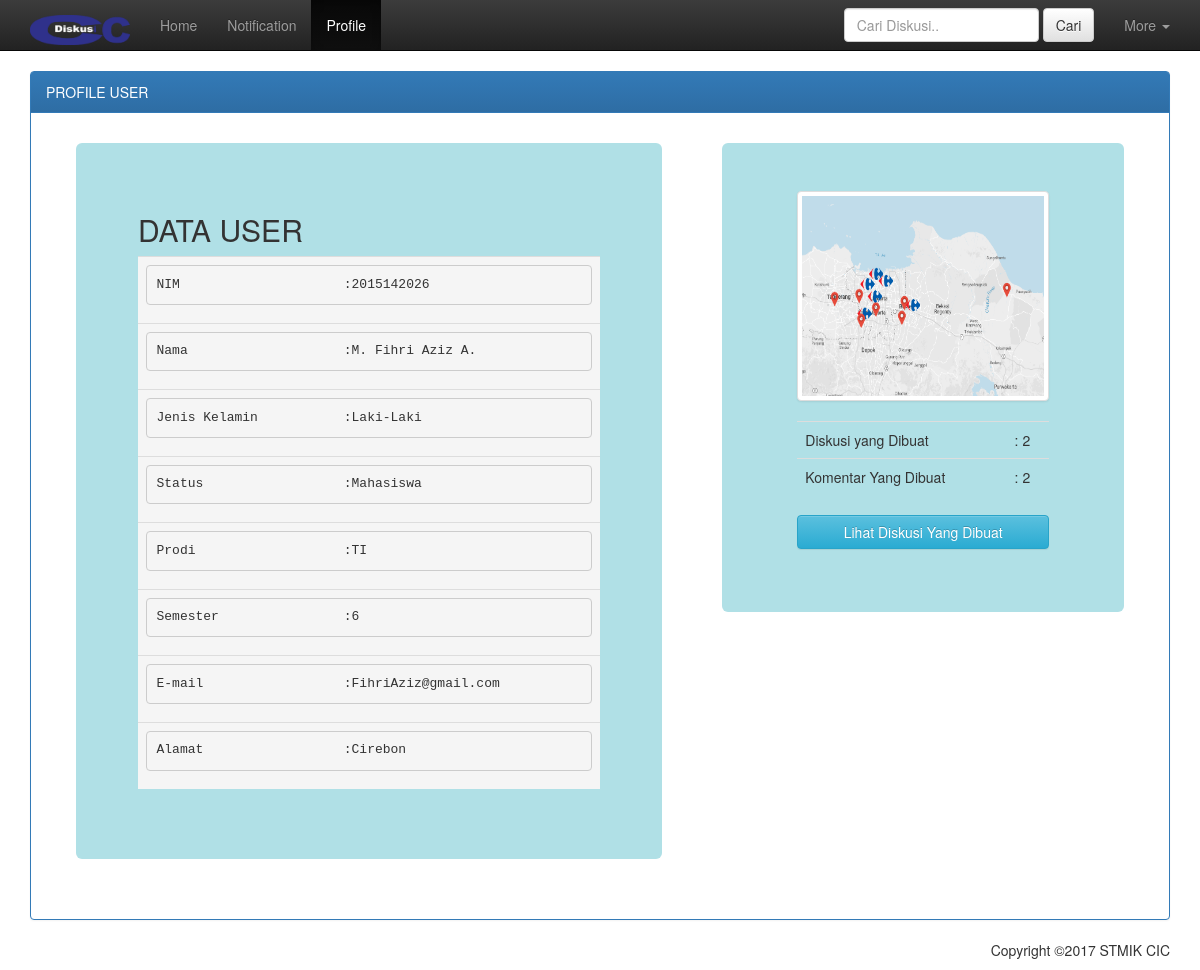
Page /Main/profil_other/2 on the committed database.
### tables this page shows
CREATE TABLE `mhs` (
  `id_mhs` int(11) NOT NULL,
  `id_user` int(11) NOT NULL,
  `nim` varchar(10) NOT NULL,
  `nama` varchar(30) NOT NULL,
  `jk` varchar(255) NOT NULL,
  `status` varchar(255) NOT NULL,
  `prodi` varchar(20) NOT NULL,
  `semester` int(11) NOT NULL,
  `email` varchar(30) NOT NULL,
  `alamat` varchar(100) NOT NULL,
  `foto` varchar(255) NOT NULL DEFAULT 'kosong.jpg'
);

CREATE TABLE `user` (
  `id_user` int(11) NOT NULL,
  `username` varchar(20) NOT NULL,
  `password` varchar(20) NOT NULL
);

### application/controllers/Main.php (called while the page is built, shortened)
<?php
class Main extends CI_Controller {
	function __construct(){
		$this->load->model('M_main');
	}
	public function profil_other(){
		$id = $this->uri->segment('3');
		$data['diskusi'] = $this->M_main->ambil_jml_diskusi($id);
		$data['data_user'] = $this->M_main->ambil_data_user($id);
		$data['komen'] = $this->M_main->ambil_jml_komen($id);
		$data['data_mhs'] = $this->M_main->ambil_data($id);
		$data['data_dsn'] = $this->M_main->ambil_data_dsn($id);
		$this->load->view('profile',$data);
	}
}

### index.php (called while the page is built, shortened)
<?php
require_once BASEPATH.'core/CodeIgniter.php';

### application/models/M_main.php (called while the page is built, shortened)
<?php
class M_main extends CI_Model
{
	function ambil_jml_diskusi($id){
		$this->db->where('id_user', $id);
		$query = $this->db->get('diskusi');
		$total = $query->num_rows();
		return $total;
	}
	function ambil_jml_komen($id){
		$this->db->where('id_user', $id);
		$query = $this->db->get('komentar');
		$total = $query->num_rows();
		return $total;
	}
	function ambil_data($id){
		$this->db->where('id_user', $id);
		$query = $this->db->get('mhs');
		return $query;
	}
	function ambil_data_user($id){
		$this->db->where('id_user', $id);
		$query = $this->db->get('user');
		return $query;
	}
	function ambil_data_dsn($id){
		$this->db->where('id_user', $id);
		$query = $this->db->get('dsn');
		return $query;
	}
}
?>

### application/views/profile.php (the view, shortened to what this page needs)
?><!DOCTYPE html>
<html>
<head>
	<link rel="stylesheet" href="<?php echo base_url('assets/bootstrap/css/bootstrap.min.css')?>">
	<link rel="stylesheet" href="<?php echo base_url('assets/bootstrap/css/bootstrap-theme.min.css')?>">
</head>
<body>
<div class="navbar navbar-inverse navbar-static-top" role="navigation">
	<div class="container">
		<div class="navbar-header">
			<a href="<?php echo base_url('Main')?>" class="navbar-brand"><img src="<?php echo base_url('assets/pic_sys/logo.png')?>" style="width: 100px; height: 30px;"></a>
		</div>
		<div class="navbar-collapse collapse">
			<ul class="nav navbar-nav">
				<li><a href="<?php echo base_url('Main')?>">Home</a></li>
				<li class="dropdown" id="notif">
					<a href="#" class="dropdown-toggle" data-toggle="dropdown">Notification<span class="label label-pill label-danger" id="count"></span></a>
				</li>
				<li class="active"><a href="<?php echo base_url('Main/profile')?>">Profile</a></li>
			</ul>
			<ul class="nav navbar-nav navbar-right">
				<li class="dropdown">
					<a href="#" class="dropdown-toggle" data-toggle="dropdown">More <b class="caret"></b></a>
				</li>
			</ul>
			<form class="navbar-form navbar-right" method="get" action="<?php echo site_url('Main/cari')?>">
				<div class="form-group">
					<input type="text" name="cari" class="form-control" placeholder="Cari Diskusi..">
				</div>
				<button type="submit" class="btn btn-default">Cari</button>
			</form>
		</div>
	</div>
</div>
<div class="container">
	<div class="row">
		<div class="col-sm-12 col-xs-12">
			<div class="panel panel-primary">
				<div class="panel-heading">PROFILE USER</div>
				<div class="panel-body">
					<div class="col-md-7 col-sm-12 col-xs-12">
						<div class="panel-body">
							<div class="jumbotron" style="background-color: powderblue">
								<div class="container" style="padding: 2px;">
									<h2>DATA USER</h2>
									<table class="table table-hover col-sm-12 col-xs-12" >
										<?php
										if($data_mhs->num_rows()>0){
											foreach($data_mhs->result() as $row){
												$id1 = $this->session->userdata('id_user');
												$id2 = $row->id_user;
												?>
												<?php $foto = $row->foto; ?>
											<tr class="active">
												<td><pre>NIM			:<?php echo $row->nim; ?></pre></td>
											</tr>
											<tr class="active">
												<td><pre>Nama			:<?php echo $row->nama; ?></pre></td>
											</tr>
											<tr class="active">
												<td><pre>Jenis Kelamin		:<?php echo $row->jk; ?></pre></td>
											</tr>
											<tr class="active">
												<td><pre>Status			:<?php echo $row->status; ?></pre></td>
											</tr>
											<tr class="active">
												<td><pre>Prodi			:<?php echo $row->prodi; ?></pre></td>
											</tr>
											<tr class="active">
												<td><pre>Semester		:<?php echo $row->semester; ?></pre></td>
											</tr>
											<tr class="active">
												<td><pre>E-mail			:<?php echo $row->email; ?> <?php if($id1==$id2){ ?><a href="" data-toggle="modal" data-target="#modal-email" style="float: right;">Edit</a><?php } ?></pre></td>
											</tr>
											<tr class="active">
												<td><pre style="word-wrap: break-word;">Alamat			:<?php echo $row->alamat; ?></pre></td>
											</tr>
											<?php
											}
										}else if($data_dsn->num_rows()>0){
											foreach($data_dsn->result() as $row){
												$id1 = $this->session->userdata('id_user');
												$id2 = $row->id_user;
												?>
												<?php $foto = $row->foto; ?>
											<tr class="active">
												<td><pre>NIP		:<?php echo $row->nip; ?></pre></td>
											</tr>
											<tr class="active">
												<td><pre>Nama		:<?php echo $row->nama; ?></pre></td>
											</tr>
											<tr class="active">
												<td><pre>Jenis Kelamin		:<?php echo $row->jk; ?></pre></td>
											</tr>
											<tr class="active">
												<td><pre>Status			:<?php echo $row->status; ?></pre></td>
											</tr>
											<tr class="active">
												<td><pre>E-mail		:<?php echo $row->email; ?> <?php if($id1==$id2){ ?><a href="" data-toggle="modal" data-target="#modal-email" style="float: right;">Edit</a><?php } ?></pre></td>
											</tr>
											<tr class="active">
												<td><pre>Alamat		:<?php echo $row->alamat; ?></pre></td>
											</tr>
											<?php
											}
										}else{
										?>
											<tr>
												<td colspan="3">No Data Found</td>
											</tr>
										<?php
										}
										?>
									</table>
								</div>
							</div>
						</div>
					</div>
					<div class="col-md-5 col-sm-12 col-xs-12">
						<div class="panel-body">
							<div class="jumbotron" style="background-color: powderblue">
								<div class="container">
									<div class="form-group">
										<a href="#" class="thumbnail">
											<img src="<?php echo base_url('./assets/profile/'.$foto)?>" style="height: 200px; width: 250px;">
										</a>
										<?php foreach($data_user->result() as $m){
										$id_profil = $m->id_user;
										$my_id = $this->session->userdata('id_user');
										if($id_profil==$my_id){?>
										<div class="form-group">
											<center><button type="button" class="btn btn-link" data-toggle="modal" data-target="#modal-foto">Ganti Foto</button></center>
											<center><span><?php echo '<label class="text-danger">' .$this->session->flashdata('error');?></span></center>
											<div class="modal fade" id="modal-foto">
												<div class="modal-dialog modal-sm">
													<div class="modal-content">
														<?php echo form_open_multipart('Main/ganti_foto');?>
														<div class="modal-header">
															<button type="button" class="close" data-dismiss="modal">&times;</button>
															<h3 class="modal-tittle">Ganti Foto Profile</h3>
														</div>
														<div class="modal-body">
															<input type="file" name="userfile" required>
														</div>
														<div class="modal-footer">
															<button type="button" class="btn btn-danger" data-dismiss="modal">Cancel</button>
															<button type="submit" class="btn btn-primary">Submit</button>
														</div>
														<?php echo form_close();?>
													</div>
												</div>
											</div>
										</div>
										<?php } } ?>
									</div>
									<div class="form-group">
										<table class="table table-hover">
											<tr>
												<td>Diskusi yang Dibuat</td>
												<td>: <?php echo $diskusi; ?></td>
											</tr>
											<tr>
												<td>Komentar Yang Dibuat</td>
												<td>: <?php echo $komen; ?></td>
											</tr>
										</table>
									</div>
									<div class="form-group">
										<?php foreach($data_user->result() as $m){?>
										<a href="<?php echo base_url('Main/diskusiku/'.$m->id_user)?>"><button type="submit" class="btn btn-info form-control">Lihat Diskusi Yang Dibuat</button></a>
									</div>
									<?php if($id_profil==$my_id){ ?>
									<div class="form-group">
										<button type="button" class="btn btn-success form-control" data-toggle="modal" data-target="#modal-pass">Ganti Username & Password</button>
										<div class="modal fade" id="modal-pass">
											<div class="modal-dialog modal-sm">
												<div class="modal-content">
													<?php echo form_open_multipart('Main/ganti_userpass');?>
													<div class="modal-header">
														<button type="button" class="close" data-dismiss="modal">&times;</button>
														<h3 class="modal-tittle"><center>Ganti Username & Password</center></h3>
													</div>
													<div class="modal-body">
														<?php foreach($data_user->result() as $u){?>
														<input type="hidden" name="id_user" value="<?php echo $my_id;?>">
														<div class="form-group">
															<label>Username</label>
															<input type="text" name="username" class="form-control" value="<?php echo $u->username;?>" required>
														</div>
														<div class="form-group">
															<label>Password</label>
															<input type="password" name="pass" class="form-control" value="<?php echo $u->password;?>" required>
														</div>
														<?php } ?>
													</div>
													<div class="modal-footer">
														<button type="button" class="btn btn-danger" data-dismiss="modal">Cancel</button>
														<button type="submit" class="btn btn-primary">Submit</button>
													</div>
													<?php echo form_close();?>
												</div>
											</div>
										</div>
											<center><span><?php echo '<label class="text-info">' .$this->session->flashdata('notif');?></span></center>
									</div>
									<div class="form-group">
										<a href="<?php echo base_url('Main/logout')?>"><button type="submit" class="btn btn-warning form-control">Logout</button></a>
									</div>
									<?php } } ?>
								</div>
							</div>
						</div>
					</div>
				</div>
			</div>
		</div>
	</div>
<footer>
	<p style="text-align: right">Copyright &copy2017 STMIK CIC</p>
</footer>
</div>
</body>
</html>

### rows in the picture
mhs: nim "2015142026", nama "M. Fihri Aziz A.", jk "Laki-Laki", status "Mahasiswa", prodi "TI", semester "6", email "FihriAziz@gmail.com", alamat "Cirebon", foto (picture)

### other values in the picture
$diskusi "2"
$komen "2"
